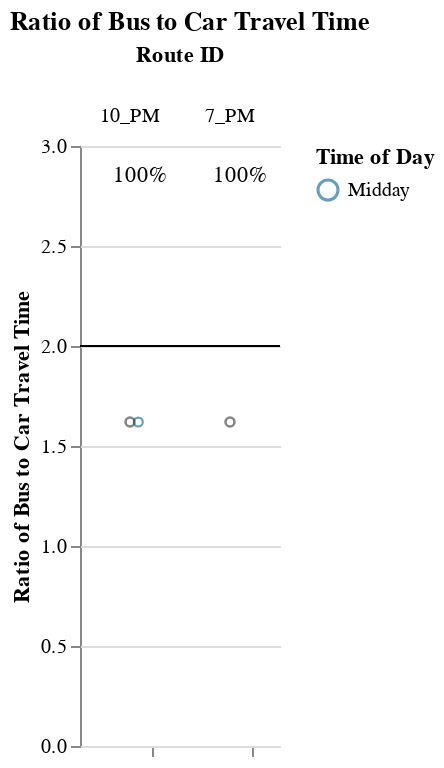
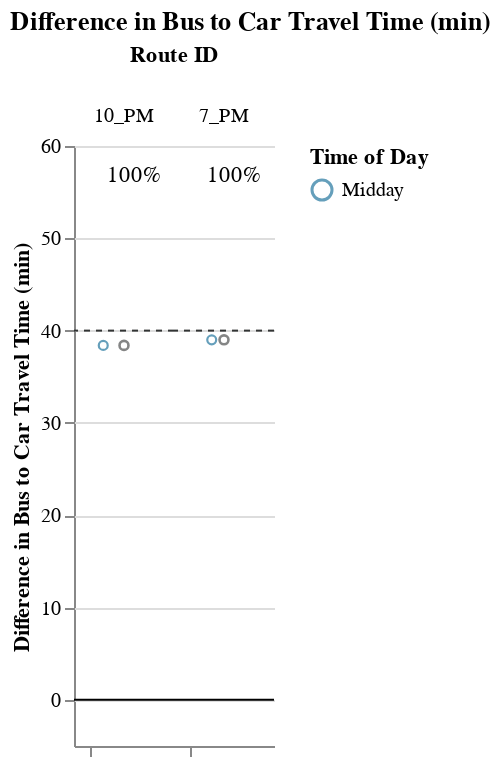

The cell these charts' notebook holds for them, in order:
### Markdown cell above
### Long Routes (> 1.5 hrs)

### Code cell
route_group = "long"
try:
    display_charts_for_route_group(df, route_group)
except:
    print(no_display_statement)

### Figure 1 — Vega-Lite specification as saved in the notebook (floating-point values rounded to 4 significant figures)
{"config": {"view": {"continuousWidth": 400, "continuousHeight": 300, "stroke": null}, "facet": {"spacing": 0}}, "data": {"name": "data-2238eb9a0276d42e5f41f8b00e4ffc9c"}, "facet": {"column": {"field": "route_id2", "sort": ["10_PM", "7_PM"], "title": "Route ID", "type": "nominal"}}, "spec": {"layer": [{"mark": "rule", "encoding": {"color": {"value": "black"}, "y": {"field": "cutoff", "type": "quantitative"}}, "selection": {"selector003": {"type": "interval", "bind": "scales", "encodings": ["x", "y"]}}}, {"mark": {"type": "point", "opacity": 0.65, "size": 20, "strokeWidth": 1.1}, "encoding": {"color": {"field": "time_of_day", "scale": {"range": ["#136C97", "#E16B26", "#F6BF16", "#00896B", "#7790A3", "#5B559C"]}, "sort": ["AM Peak", "Midday", "PM Peak", "Owl Service"], "title": "Time of Day", "type": "nominal"}, "tooltip": [{"field": "route_id2", "title": "route_id", "type": "nominal"}, {"field": "route_name", "type": "nominal"}, {"field": "trip_id", "type": "nominal"}, {"field": "service_hours", "type": "quantitative"}, {"field": "car_duration_hours", "type": "quantitative"}, {"field": "bus_multiplier", "type": "quantitative"}, {"field": "bus_difference", "type": "quantitative"}, {"field": "num_trips", "type": "quantitative"}, {"field": "num_competitive", "type": "quantitative"}, {"field": "pct_trips_competitive", "type": "quantitative"}, {"field": "pct_below_cutoff", "type": "quantitative"}, {"field": "p25", "type": "quantitative"}, {"field": "p50", "type": "quantitative"}, {"field": "p75", "type": "quantitative"}], "x": {"axis": {"grid": false, "labels": false, "ticks": true, "values": [0]}, "field": "jitter", "scale": {}, "title": null, "type": "quantitative"}, "y": {"field": "bus_multiplier", "scale": {"domain": [0, 3.0]}, "title": "Ratio of Bus to Car Travel Time", "type": "quantitative"}}, "transform": [{"calculate": "sqrt(-2*log(random()))*cos(2*PI*random())", "as": "jitter"}], "width": 50}, {"layer": [{"mark": {"type": "point", "opacity": 0.6, "size": 20, "strokeWidth": 1.3}, "encoding": {"color": {"value": "#323434"}, "y": {"field": "bus_multiplier", "type": "quantitative"}}, "transform": [{"filter": "(datum.p50_trip === 1)"}]}, {"mark": {"type": "text", "align": "center", "baseline": "middle"}, "encoding": {"color": {"value": "black"}, "text": {"field": "pct_trips_competitive", "format": ".0%", "type": "quantitative"}, "tooltip": [{"field": "route_id2", "title": "route_id", "type": "nominal"}, {"field": "route_name", "type": "nominal"}, {"field": "trip_id", "type": "nominal"}, {"field": "service_hours", "type": "quantitative"}, {"field": "car_duration_hours", "type": "quantitative"}, {"field": "bus_multiplier", "type": "quantitative"}, {"field": "bus_difference", "type": "quantitative"}, {"field": "num_trips", "type": "quantitative"}, {"field": "num_competitive", "type": "quantitative"}, {"field": "pct_trips_competitive", "type": "quantitative"}, {"field": "pct_below_cutoff", "type": "quantitative"}, {"field": "p25", "type": "quantitative"}, {"field": "p50", "type": "quantitative"}, {"field": "p75", "type": "quantitative"}], "x": {"value": 30}, "y": {"value": 15}}, "transform": [{"calculate": "sqrt(-2*log(random()))*cos(2*PI*random())", "as": "jitter"}, {"filter": "(datum.fastest_trip === 1)"}]}]}]}, "resolve": {"scale": {"y": "shared"}}, "title": "Ratio of Bus to Car Travel Time", "$schema": "https://vega.github.io/schema/vega-lite/v4.17.0.json", "datasets": {"data-2238eb9a0276d42e5f41f8b00e4ffc9c": [{"calitp_itp_id": 271, "trip_key": -803357149491519151, "trip_id": "936512", "shape_id": "38256", "route_id": "10_PM", "service_hours": 1.67, "trip_first_departure_ts": 59820, "trip_last_arrival_ts": 65820, "departure_hour": 16, "time_of_day": "Midday", "p25": 1.67, "p50": 1.67, "p75": 1.67, "p50_trip": 1, "fastest_trip": 1, "car_duration_hours": 1.03, "competitive_route": 1, "bus_multiplier": 1.62, "bus_difference": 38.4, "num_trips": 1, "num_competitive": 1, "pct_trips_competitive": 1.0, "bus_difference_spread": 0.0, "route_group": "long", "max_trip_hrs": 1.67, "max_trip_route_group": 1.67, "below_cutoff": 1, "pct_below_cutoff": 1.0, "calitp_agency_name": "Roseville Transit", "caltrans_district": "03 - Marysville", "route_name": "Pm Commuter 10", "route_short_name": "10_PM", "route_id2": "10_PM", "cutoff2": 40, "cutoff": 2}, {"calitp_itp_id": 271, "trip_key": -116889362618023594, "trip_id": "936536", "shape_id": "38269", "route_id": "7_PM", "service_hours": 1.7, "trip_first_departure_ts": 57000, "trip_last_arrival_ts": 63120, "departure_hour": 15, "time_of_day": "Midday", "p25": 1.7, "p50": 1.7, "p75": 1.7, "p50_trip": 1, "fastest_trip": 1, "car_duration_hours": 1.05, "competitive_route": 1, "bus_multiplier": 1.62, "bus_difference": 39.0, "num_trips": 1, "num_competitive": 1, "pct_trips_competitive": 1.0, "bus_difference_spread": 0.0, "route_group": "long", "max_trip_hrs": 1.7, "max_trip_route_group": 1.7, "below_cutoff": 1, "pct_below_cutoff": 1.0, "calitp_agency_name": "Roseville Transit", "caltrans_district": "03 - Marysville", "route_name": "Pm Commuter 7", "route_short_name": "7_PM", "route_id2": "7_PM", "cutoff2": 40, "cutoff": 2}]}}

### Figure 2 — Vega-Lite specification as saved in the notebook (floating-point values rounded to 4 significant figures)
{"config": {"view": {"continuousWidth": 400, "continuousHeight": 300, "stroke": null}, "facet": {"spacing": 0}}, "data": {"name": "data-07f89c45c19ffee75e0e16c6c072bb20"}, "facet": {"column": {"field": "route_id2", "sort": ["10_PM", "7_PM"], "title": "Route ID", "type": "nominal"}}, "spec": {"layer": [{"mark": "rule", "encoding": {"color": {"value": "black"}, "y": {"field": "cutoff", "type": "quantitative"}}, "selection": {"selector004": {"type": "interval", "bind": "scales", "encodings": ["x", "y"]}}}, {"mark": {"type": "rule", "strokeDash": [3, 3]}, "encoding": {"color": {"value": "#323434"}, "y": {"field": "cutoff2", "type": "quantitative"}}}, {"mark": {"type": "point", "opacity": 0.65, "size": 20, "strokeWidth": 1.1}, "encoding": {"color": {"field": "time_of_day", "scale": {"range": ["#136C97", "#E16B26", "#F6BF16", "#00896B", "#7790A3", "#5B559C"]}, "sort": ["AM Peak", "Midday", "PM Peak", "Owl Service"], "title": "Time of Day", "type": "nominal"}, "tooltip": [{"field": "route_id2", "title": "route_id", "type": "nominal"}, {"field": "route_name", "type": "nominal"}, {"field": "trip_id", "type": "nominal"}, {"field": "service_hours", "type": "quantitative"}, {"field": "car_duration_hours", "type": "quantitative"}, {"field": "bus_multiplier", "type": "quantitative"}, {"field": "bus_difference", "type": "quantitative"}, {"field": "num_trips", "type": "quantitative"}, {"field": "num_competitive", "type": "quantitative"}, {"field": "pct_trips_competitive", "type": "quantitative"}, {"field": "pct_below_cutoff", "type": "quantitative"}, {"field": "p25", "type": "quantitative"}, {"field": "p50", "type": "quantitative"}, {"field": "p75", "type": "quantitative"}], "x": {"axis": {"grid": false, "labels": false, "ticks": true, "values": [0]}, "field": "jitter", "scale": {}, "title": null, "type": "quantitative"}, "y": {"field": "bus_difference", "scale": {"domain": [-5, 57.6]}, "title": "Difference in Bus to Car Travel Time (min)", "type": "quantitative"}}, "transform": [{"calculate": "sqrt(-2*log(random()))*cos(2*PI*random())", "as": "jitter"}], "width": 50}, {"layer": [{"mark": {"type": "point", "opacity": 0.6, "size": 20, "strokeWidth": 1.3}, "encoding": {"color": {"value": "#323434"}, "y": {"field": "bus_difference", "type": "quantitative"}}, "transform": [{"filter": "(datum.p50_trip === 1)"}]}, {"mark": {"type": "text", "align": "center", "baseline": "middle"}, "encoding": {"color": {"value": "black"}, "text": {"field": "pct_trips_competitive", "format": ".0%", "type": "quantitative"}, "tooltip": [{"field": "route_id2", "title": "route_id", "type": "nominal"}, {"field": "route_name", "type": "nominal"}, {"field": "trip_id", "type": "nominal"}, {"field": "service_hours", "type": "quantitative"}, {"field": "car_duration_hours", "type": "quantitative"}, {"field": "bus_multiplier", "type": "quantitative"}, {"field": "bus_difference", "type": "quantitative"}, {"field": "num_trips", "type": "quantitative"}, {"field": "num_competitive", "type": "quantitative"}, {"field": "pct_trips_competitive", "type": "quantitative"}, {"field": "pct_below_cutoff", "type": "quantitative"}, {"field": "p25", "type": "quantitative"}, {"field": "p50", "type": "quantitative"}, {"field": "p75", "type": "quantitative"}], "x": {"value": 30}, "y": {"value": 15}}, "transform": [{"calculate": "sqrt(-2*log(random()))*cos(2*PI*random())", "as": "jitter"}, {"filter": "(datum.fastest_trip === 1)"}]}]}]}, "resolve": {"scale": {"y": "shared"}}, "title": "Difference in Bus to Car Travel Time (min)", "$schema": "https://vega.github.io/schema/vega-lite/v4.17.0.json", "datasets": {"data-07f89c45c19ffee75e0e16c6c072bb20": [{"calitp_itp_id": 271, "trip_key": -803357149491519151, "trip_id": "936512", "shape_id": "38256", "route_id": "10_PM", "service_hours": 1.67, "trip_first_departure_ts": 59820, "trip_last_arrival_ts": 65820, "departure_hour": 16, "time_of_day": "Midday", "p25": 1.67, "p50": 1.67, "p75": 1.67, "p50_trip": 1, "fastest_trip": 1, "car_duration_hours": 1.03, "competitive_route": 1, "bus_multiplier": 1.62, "bus_difference": 38.4, "num_trips": 1, "num_competitive": 1, "pct_trips_competitive": 1.0, "bus_difference_spread": 0.0, "route_group": "long", "max_trip_hrs": 1.67, "max_trip_route_group": 1.67, "below_cutoff": 1, "pct_below_cutoff": 1.0, "calitp_agency_name": "Roseville Transit", "caltrans_district": "03 - Marysville", "route_name": "Pm Commuter 10", "route_short_name": "10_PM", "route_id2": "10_PM", "cutoff2": 40, "cutoff": 0}, {"calitp_itp_id": 271, "trip_key": -116889362618023594, "trip_id": "936536", "shape_id": "38269", "route_id": "7_PM", "service_hours": 1.7, "trip_first_departure_ts": 57000, "trip_last_arrival_ts": 63120, "departure_hour": 15, "time_of_day": "Midday", "p25": 1.7, "p50": 1.7, "p75": 1.7, "p50_trip": 1, "fastest_trip": 1, "car_duration_hours": 1.05, "competitive_route": 1, "bus_multiplier": 1.62, "bus_difference": 39.0, "num_trips": 1, "num_competitive": 1, "pct_trips_competitive": 1.0, "bus_difference_spread": 0.0, "route_group": "long", "max_trip_hrs": 1.7, "max_trip_route_group": 1.7, "below_cutoff": 1, "pct_below_cutoff": 1.0, "calitp_agency_name": "Roseville Transit", "caltrans_district": "03 - Marysville", "route_name": "Pm Commuter 7", "route_short_name": "7_PM", "route_id2": "7_PM", "cutoff2": 40, "cutoff": 0}]}}
